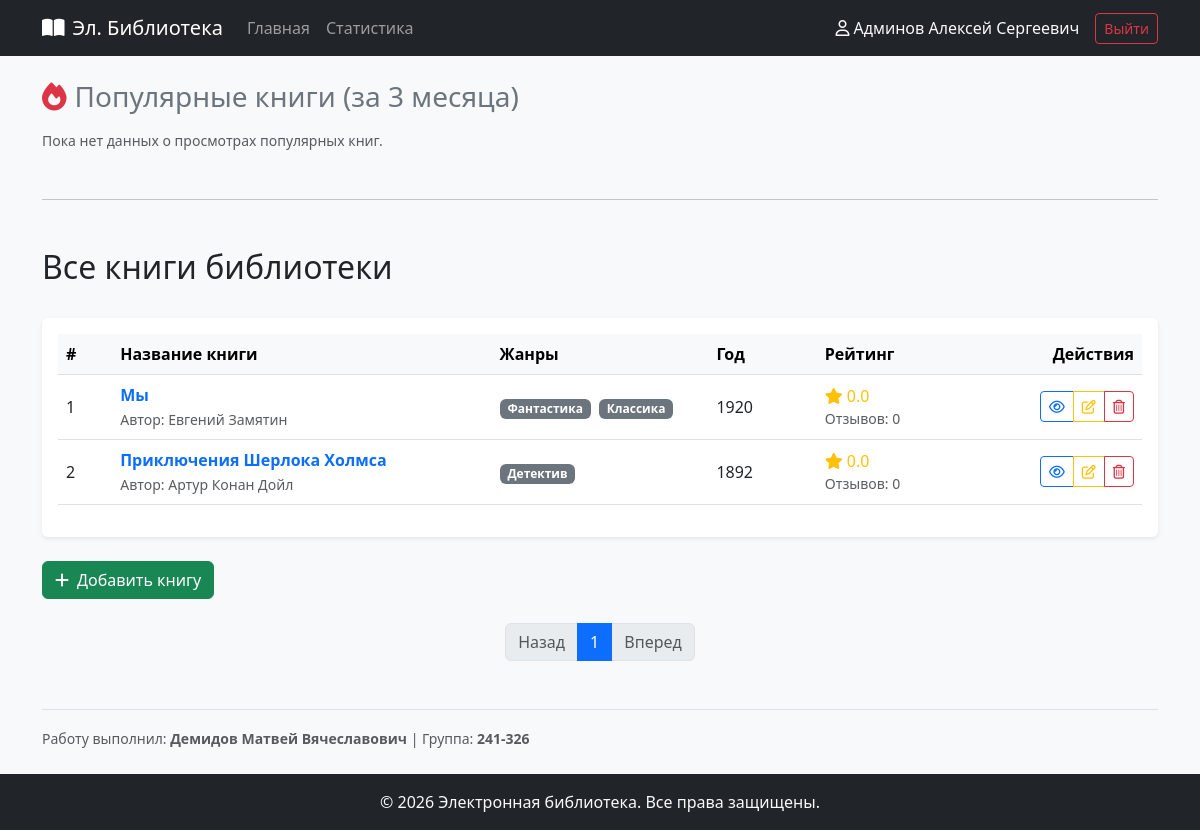
Before: / (signed in) with the older database file.
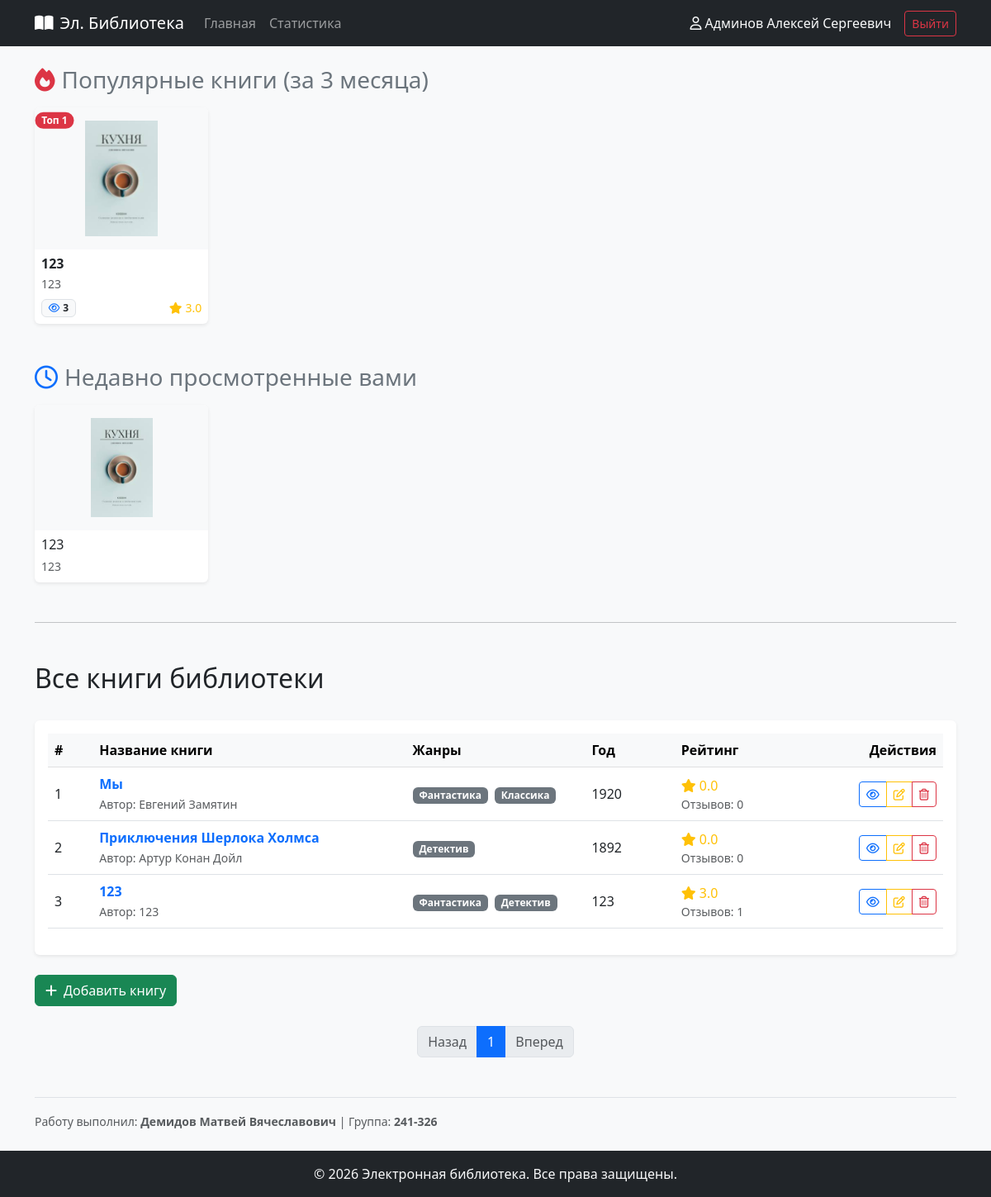
After: the same page with the newer database file.
### models.py (models this page shows)
class Book(db.Model):
    __tablename__ = 'books'
    id = db.Column(db.Integer, primary_key=True)
    title = db.Column(db.String(255), nullable=False)
    short_description = db.Column(db.Text, nullable=False)
    year = db.Column(db.Integer, nullable=False)
    publisher = db.Column(db.String(255), nullable=False)
    author = db.Column(db.String(255), nullable=False)
    pages_count = db.Column(db.Integer, nullable=False)
    genres = db.relationship('Genre', secondary=book_genre, backref=db.backref('books', lazy=True))
    cover = db.relationship('Cover', backref='book', uselist=False, cascade="all, delete-orphan")
    reviews = db.relationship('Review', backref='book', cascade="all, delete-orphan")
    visits = db.relationship('VisitLog', backref='book', cascade="all, delete-orphan")
    @property
    def rating_info(self):
        ratings = [r.rating for r in self.reviews]
        if not ratings:
            return 0.0, 0
        avg_rating = sum(ratings) / len(ratings)
        return round(avg_rating, 2), len(ratings)

class Genre(db.Model):
    __tablename__ = 'genres'
    id = db.Column(db.Integer, primary_key=True)
    name = db.Column(db.String(100), unique=True, nullable=False)

class Cover(db.Model):
    __tablename__ = 'covers'
    id = db.Column(db.Integer, primary_key=True)
    file_name = db.Column(db.String(255), nullable=False)
    mime_type = db.Column(db.String(100), nullable=False)
    md5_hash = db.Column(db.String(255), nullable=False)
    book_id = db.Column(db.Integer, db.ForeignKey('books.id', ondelete='CASCADE'), nullable=False)

class Review(db.Model):
    __tablename__ = 'reviews'
    id = db.Column(db.Integer, primary_key=True)
    book_id = db.Column(db.Integer, db.ForeignKey('books.id', ondelete='CASCADE'), nullable=False)
    user_id = db.Column(db.Integer, db.ForeignKey('users.id', ondelete='CASCADE'), nullable=False)
    rating = db.Column(db.Integer, nullable=False)
    text = db.Column(db.Text, nullable=False)
    created_at = db.Column(db.DateTime, default=datetime.utcnow, nullable=False)
    user = db.relationship('User')

### app.py (the view)
@app.route('/')
def index():
    three_months_ago = datetime.utcnow() - timedelta(days=90)
    popular_query = db.session.query(
        VisitLog.book_id,
        func.count(VisitLog.id).label('views')
    ).filter(VisitLog.created_at >= three_months_ago)\
     .group_by(VisitLog.book_id)\
     .order_by(func.count(VisitLog.id).desc())\
     .limit(5).all()
    popular_books = []
    for item in popular_query:
        book = Book.query.get(item[0])
        if book:
            book.popular_views = item[1]
            popular_books.append(book)
    recent_books = []
    if current_user.is_authenticated:
        recent_logs = VisitLog.query.filter_by(user_id=current_user.id)\
                                    .order_by(VisitLog.created_at.desc()).all()
        seen = set()
        recent_book_ids = []
        for log in recent_logs:
            if log.book_id not in seen:
                seen.add(log.book_id)
                recent_book_ids.append(log.book_id)
                if len(recent_book_ids) == 5:
                    break
        recent_books = [Book.query.get(bid) for bid in recent_book_ids if Book.query.get(bid)]
    else:
        recent_book_ids = session.get('recent_views', [])
        recent_books = [Book.query.get(bid) for bid in recent_book_ids if Book.query.get(bid)]
    page = request.args.get('page', 1, type=int)
    pagination = Book.query.order_by(Book.year.desc(), Book.id.desc()).paginate(page=page, per_page=10, error_out=False)
    return render_template('index.html',
                           pagination=pagination,
                           popular_books=popular_books,
                           recent_books=recent_books)

### app.py (called while the page is built)
@login_manager.user_loader
def load_user(user_id):
    return User.query.get(int(user_id))

### models.py (called while the page is built)
    @property
    def get_fio(self):
        if self.middle_name:
            return f"{self.last_name} {self.first_name} {self.middle_name}"
        return f"{self.last_name} {self.first_name}"

    @property
    def is_admin(self):
        return self.role.name == 'Администратор'

### templates/index.html (shortened to what the changed rows need)
{% extends 'base.html' %}
{% block content %}
<div class="mb-5">
    <h3 class="mb-3 text-secondary"><i class="fa-solid fa-fire text-danger me-2"></i>Популярные книги (за 3 месяца)</h3>
    {% if popular_books %}
        <div class="row row-cols-1 row-cols-md-5 g-3">
            {% for book in popular_books %}
                <div class="col">
                    <div class="card h-100 shadow-sm border-0 position-relative">
                        <span class="position-absolute top-0 start-0 translate-middle badge rounded-pill bg-danger ms-4 mt-3" style="z-index: 10;">
                            Топ {{ loop.index }}
                        </span>
                        <div class="text-center bg-light py-3 rounded-top">
                            {% if book.cover %}
                                <img src="{{ url_for('static', filename='covers/' + book.cover.file_name) }}" class="card-img-top" alt="Обложка" style="height: 140px; object-fit: contain;">
                            {% else %}
                                <div style="height: 140px;" class="d-flex align-items-center justify-content-center text-muted"><i class="fa-regular fa-image fa-2x"></i></div>
                            {% endif %}
                        </div>
                        <div class="card-body p-2 d-flex flex-column">
                            <h6 class="card-title text-truncate mb-1"><a href="{{ url_for('view_book', book_id=book.id) }}" class="text-decoration-none fw-bold text-dark">{{ book.title }}</a></h6>
                            <small class="text-muted text-truncate mb-2">{{ book.author }}</small>
                            <div class="mt-auto d-flex justify-content-between align-items-center">
                                <span class="badge bg-light text-dark border"><i class="fa-regular fa-eye me-1 text-primary"></i>{{ book.popular_views }}</span>
                                <span class="text-warning small"><i class="fa-solid fa-star me-1"></i>{{ book.rating_info[0] }}</span>
                            </div>
                        </div>
                    </div>
                </div>
            {% endfor %}
        </div>
    {% else %}
        <p class="text-muted small">Пока нет данных о просмотрах популярных книг.</p>
    {% endif %}
</div>
{% if recent_books %}
<div class="mb-5">
    <h3 class="mb-3 text-secondary"><i class="fa-regular fa-clock text-primary me-2"></i>Недавно просмотренные вами</h3>
    <div class="row row-cols-1 row-cols-md-5 g-3">
        {% for book in recent_books %}
            <div class="col">
                <div class="card h-100 shadow-sm border-0">
                    <div class="text-center bg-light py-3 rounded-top">
                        {% if book.cover %}
                            <img src="{{ url_for('static', filename='covers/' + book.cover.file_name) }}" class="card-img-top" alt="Обложка" style="height: 120px; object-fit: contain;">
                        {% else %}
                            <div style="height: 120px;" class="d-flex align-items-center justify-content-center text-muted"><i class="fa-regular fa-image fa-2x"></i></div>
                        {% endif %}
                    </div>
                    <div class="card-body p-2">
                        <h6 class="card-title text-truncate mb-1"><a href="{{ url_for('view_book', book_id=book.id) }}" class="text-decoration-none text-dark">{{ book.title }}</a></h6>
                        <small class="text-muted text-truncate mb-0">{{ book.author }}</small>
                    </div>
                </div>
            </div>
        {% endfor %}
    </div>
</div>
{% endif %}
<div class="d-flex justify-content-between align-items-center mb-4">
    <h2>Все книги библиотеки</h2>
</div>
{% if pagination.items %}
    <div class="table-responsive bg-white rounded shadow-sm p-3 mb-4">
        <table class="table table-hover align-middle">
            <thead class="table-light text-secondary">
                <tr>
                    <th scope="col" style="width: 5%;">#</th>
                    <th scope="col" style="width: 35%;">Название книги</th>
                    <th scope="col" style="width: 20%;">Жанры</th>
                    <th scope="col" style="width: 10%;">Год</th>
                    <th scope="col" style="width: 15%;">Рейтинг</th>
                    <th scope="col" style="width: 15%;" class="text-end">Действия</th>
                </tr>
            </thead>
            <tbody>
                {% for book in pagination.items %}
                    {% set avg_rating, rev_count = book.rating_info %}
                    <tr>
                        <td>{{ (pagination.page - 1) * pagination.per_page + loop.index }}</td>
                        <td>
                            <div class="fw-bold text-primary">{{ book.title }}</div>
                            <small class="text-muted">Автор: {{ book.author }}</small>
                        </td>
                        <td>
                            {% for genre in book.genres %}
                                <span class="badge bg-secondary me-1">{{ genre.name }}</span>
                            {% endfor %}
                        </td>
                        <td>{{ book.year }}</td>
                        <td>
                            <span class="text-warning"><i class="fa-solid fa-star me-1"></i>{{ avg_rating }}</span>
                            <small class="text-muted d-block">Отзывов: {{ rev_count }}</small>
                        </td>
                        <td class="text-end">
                            <div class="btn-group btn-group-sm">
                                <a href="{{ url_for('view_book', book_id=book.id) }}" class="btn btn-outline-primary" title="Просмотр">
                                    <i class="fa-regular fa-eye"></i>
                                </a>
                                {% if current_user.is_authenticated and (current_user.is_admin or current_user.is_moderator) %}
                                    <a href="{{ url_for('edit_book', book_id=book.id) }}" class="btn btn-outline-warning" title="Редактировать">
                                        <i class="fa-regular fa-pen-to-square"></i>
                                    </a>
                                {% endif %}
                                {% if current_user.is_authenticated and current_user.is_admin %}
                                    <button class="btn btn-outline-danger"
                                            title="Удалить"
                                            data-bs-toggle="modal"
                                            data-bs-target="#deleteBookModal"
                                            data-book-id="{{ book.id }}"
                                            data-book-title="{{ book.title }}">
                                        <i class="fa-regular fa-trash-can"></i>
                                    </button>
                                {% endif %}
                            </div>
                        </td>
                    </tr>
                {% endfor %}
            </tbody>
        </table>
    </div>
    <nav class="mt-4" aria-label="Page navigation">
        <ul class="pagination justify-content-center">
            {% for page_num in pagination.iter_pages(left_edge=1, right_edge=1, left_current=1, right_current=2) %}
                {% if page_num %}
                    <li class="page-item {% if page_num == pagination.page %}active{% endif %}">
                        <a class="page-link" href="{{ url_for('index', page=page_num) }}">{{ page_num }}</a>
                    </li>
                {% else %}
                    <li class="page-item disabled"><span class="page-link">...</span></li>
                {% endif %}
            {% endfor %}
        </ul>
    </nav>
{% else %}
    <div class="alert alert-info text-center py-5">
        <i class="fa-regular fa-folder-open fa-3x mb-3 text-secondary"></i>
        <h5>Книги не найдены</h5>
        <p class="text-muted">В библиотеке пока нет ни одной книги.</p>
    </div>
{% endif %}
{% endblock %}

Changed rows visible on the page:
added Book: file_name (picture), title "123", author "123", popular_views "3", rating "3.0", (pagination.page-1)*pagination.per_page+loop.index "3", year "123", avg_rating "3.0", rev_count "1", Genre (name "Фантастика"), Genre (name "Детектив")
Other visible differences:
text no longer shown: "Пока нет данных о просмотрах популярных книг."
text now shown: "Недавно просмотренные вами"
